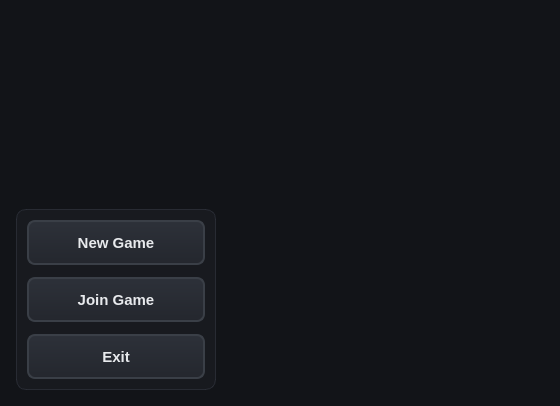
<?xml version="1.0" encoding="UTF-8"?>
<ui version="4.0">
 <class>MainWindow</class>
 <widget class="QMainWindow" name="MainWindow">
  <property name="geometry">
   <rect>
    <x>0</x>
    <y>0</y>
    <width>560</width>
    <height>406</height>
   </rect>
  </property>
  <property name="windowTitle">
   <string>Need for Speed — Menu</string>
  </property>
  <widget class="QWidget" name="centralwidget">
   <property name="styleSheet">
    <string>
#centralwidget {
  border-image: url(:/img/mainMenu.jpg) 0 0 0 0 stretch stretch;
  background-color: #121418;
}

#optionsFrame {
  background: rgba(25, 28, 33, 0.75);
  border: 1px solid rgba(58, 63, 74, 0.5);
  border-radius: 10px;
  padding: 10px;
}

QPushButton {
  background: qlineargradient(x1:0, y1:0, x2:0, y2:1, stop:0 #2d3139, stop:1 #24272e);
  border: 2px solid #3a3f47;
  border-radius: 8px;
  padding: 0.7em 1.2em;
  font-weight: 600;
  color: #e8eaed;
  font-size: 11pt;
}

QPushButton:hover {
  background: qlineargradient(x1:0, y1:0, x2:0, y2:1, stop:0 #3a3f4a, stop:1 #2d3139);
  border: 2px solid #4a5060;
  color: #ffffff;
}

QPushButton:pressed {
  background: qlineargradient(x1:0, y1:0, x2:0, y2:1, stop:0 #1d2027, stop:1 #23262e);
  border: 2px solid #2a2f38;
}
    </string>
   </property>
   <layout class="QHBoxLayout" name="horizontalLayoutRoot">
    <property name="spacing">
     <number>16</number>
    </property>
    <property name="leftMargin">
     <number>16</number>
    </property>
    <property name="topMargin">
     <number>16</number>
    </property>
    <property name="rightMargin">
     <number>16</number>
    </property>
    <property name="bottomMargin">
     <number>16</number>
    </property>
    <item alignment="Qt::AlignLeft|Qt::AlignBottom">
     <widget class="QFrame" name="optionsFrame">
      <property name="minimumSize">
       <size>
        <width>200</width>
        <height>0</height>
       </size>
      </property>
      <property name="maximumSize">
       <size>
        <width>350</width>
        <height>16777215</height>
       </size>
      </property>
      <property name="sizePolicy">
       <sizepolicy hsizetype="Preferred" vsizetype="Preferred">
        <horstretch>0</horstretch>
        <verstretch>0</verstretch>
       </sizepolicy>
      </property>
      <property name="frameShape">
       <enum>QFrame::NoFrame</enum>
      </property>
      <layout class="QVBoxLayout" name="verticalLayoutLeft">
       <property name="spacing">
        <number>12</number>
       </property>
       <property name="leftMargin">
        <number>0</number>
       </property>
       <property name="topMargin">
        <number>0</number>
       </property>
       <property name="rightMargin">
        <number>0</number>
       </property>
       <property name="bottomMargin">
        <number>0</number>
       </property>
       <item>
        <widget class="QPushButton" name="btnNewGame">
         <property name="sizePolicy">
          <sizepolicy hsizetype="Expanding" vsizetype="Expanding">
           <horstretch>0</horstretch>
           <verstretch>1</verstretch>
          </sizepolicy>
         </property>
         <property name="minimumSize">
          <size>
           <width>0</width>
           <height>45</height>
          </size>
         </property>
         <property name="font">
          <font>
           <pointsize>11</pointsize>
           <weight>75</weight>
           <bold>true</bold>
          </font>
         </property>
         <property name="cursor">
          <cursorShape>PointingHandCursor</cursorShape>
         </property>
         <property name="text">
          <string>New Game</string>
         </property>
        </widget>
       </item>
       <item>
        <widget class="QPushButton" name="btnJoinGame">
         <property name="sizePolicy">
          <sizepolicy hsizetype="Expanding" vsizetype="Expanding">
           <horstretch>0</horstretch>
           <verstretch>1</verstretch>
          </sizepolicy>
         </property>
         <property name="minimumSize">
          <size>
           <width>0</width>
           <height>45</height>
          </size>
         </property>
         <property name="font">
          <font>
           <pointsize>11</pointsize>
           <weight>75</weight>
           <bold>true</bold>
          </font>
         </property>
         <property name="cursor">
          <cursorShape>PointingHandCursor</cursorShape>
         </property>
         <property name="text">
          <string>Join Game</string>
         </property>
        </widget>
       </item>
       <item>
        <widget class="QPushButton" name="btnExit">
         <property name="sizePolicy">
          <sizepolicy hsizetype="Expanding" vsizetype="Expanding">
           <horstretch>0</horstretch>
           <verstretch>1</verstretch>
          </sizepolicy>
         </property>
         <property name="minimumSize">
          <size>
           <width>0</width>
           <height>45</height>
          </size>
         </property>
         <property name="font">
          <font>
           <pointsize>11</pointsize>
           <weight>75</weight>
           <bold>true</bold>
          </font>
         </property>
         <property name="cursor">
          <cursorShape>PointingHandCursor</cursorShape>
         </property>
         <property name="text">
          <string>Exit</string>
         </property>
        </widget>
       </item>
      </layout>
     </widget>
    </item>
    <item>
     <spacer name="pushDown">
      <property name="orientation">
       <enum>Qt::Vertical</enum>
      </property>
      <property name="sizeType">
       <enum>QSizePolicy::Expanding</enum>
      </property>
      <property name="sizeHint" stdset="0">
       <size>
        <width>20</width>
        <height>200</height>
       </size>
      </property>
     </spacer>
    </item>
    <item>
     <spacer name="rightFiller">
      <property name="orientation">
       <enum>Qt::Horizontal</enum>
      </property>
      <property name="sizeType">
       <enum>QSizePolicy::Expanding</enum>
      </property>
      <property name="sizeHint" stdset="0">
       <size>
        <width>200</width>
        <height>20</height>
       </size>
      </property>
     </spacer>
    </item>
   </layout>
  </widget>
 </widget>
 <connections/>
</ui>
